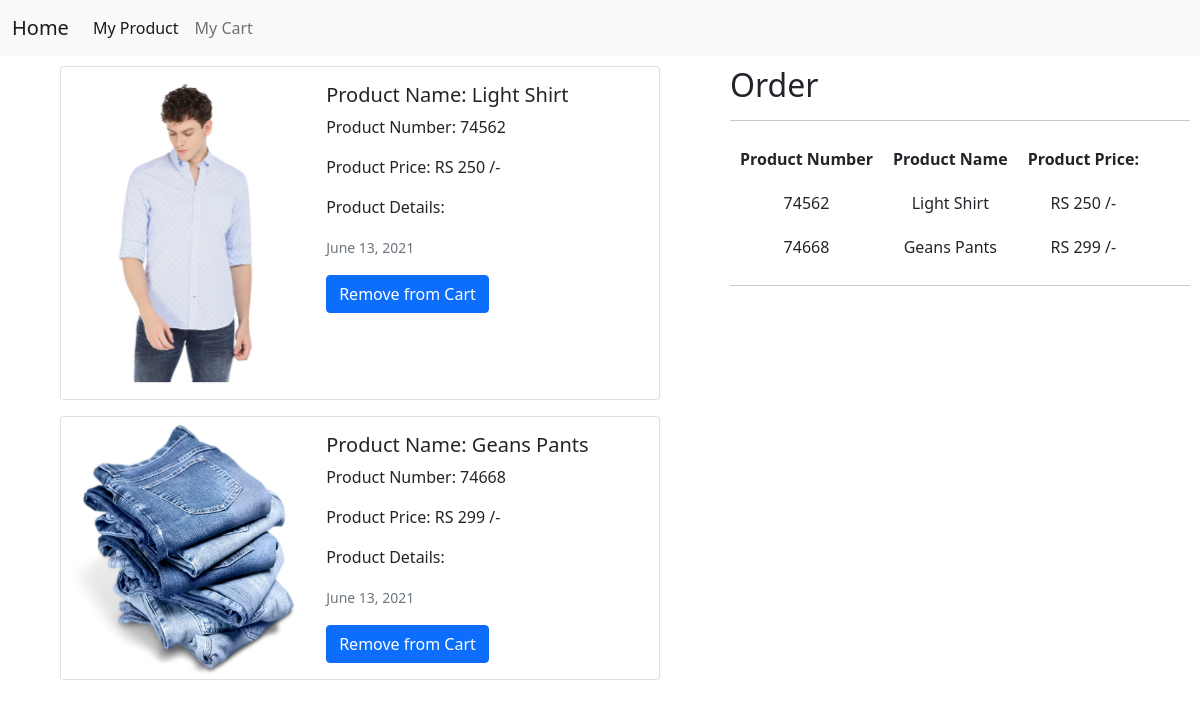
The app's page /mycart, older data.
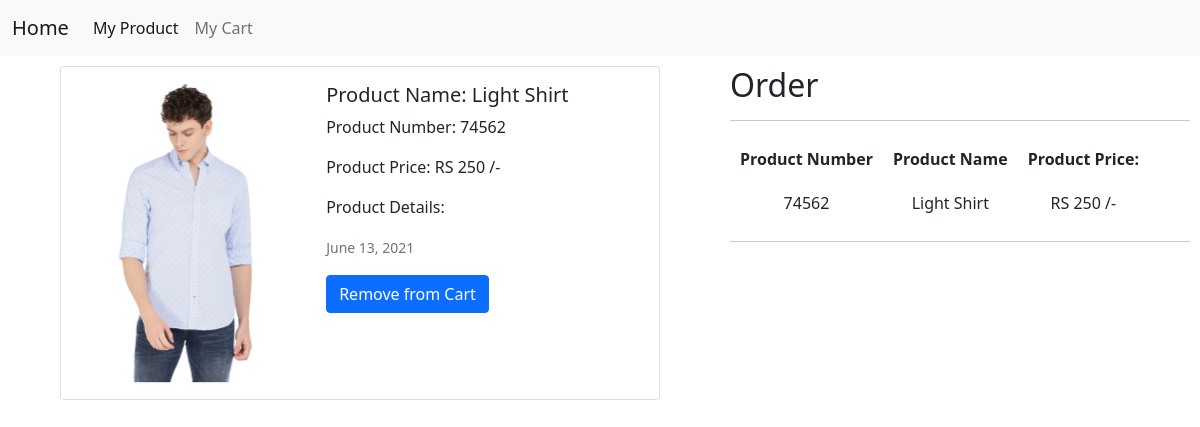
The same page, newer data.
### mylist/models.py (models this page shows, shortened)
class Cart(models.Model):
    product_number = models.CharField(max_length=10, null=False)
    product_name = models.CharField(max_length=50, null=False,default="")
    desc = models.CharField(max_length=300,blank=True,default="")
    date = models.DateField(null=True)
    price =  models.IntegerField(default = 0)
    image = models.ImageField(upload_to="mylist/images", default="")

### mylist/views.py (the view)
# urls.py: path('mycart', views.mycart, name='myCart'),
def mycart(request):
    cart=Cart.objects.all()
    return render(request, 'mycart.html',{'cart':cart})

### templates/mycart.html (shortened to what this page needs)
{% extends 'base.html' %}
{% load static %}
{% block body %}
    <div class="display" id="display">
        <div class="product_list">
            {% if cart %}
            {% for product in cart %}
            <div class="card mb-3" style="width: 50vw;">
                <div class="row g-0">
                    <div class="col-md-5">
                        <img src="{{product.image.url}}" class="card-img-top" alt="image" width="auto" height="100%">
                      </div>
                    <div class="col-md-7">
                        <div class="card-body">
                            <h5 class="card-title">Product Name: {{product.product_name}}</h5>
                            <p class="card-text">Product Number: {{product.product_number}}</p>
                            <p class="card-text">Product Price: RS {{product.price}} /-</p>
                            <p class="card-text">Product Details: {{product.product_desc}}</p>
                            <p class="card-text"><small class="text-muted">{{product.date}}</small></p>
                            <form action="removeFromCart" method="post" enctype="multipart/form-data">{% csrf_token %}
                                <button type="submit" class="btn btn-primary">Remove from Cart</button>
                            </form>
                        </div>
                    </div>
                </div>
            </div>
            {% endfor %}
            {% endif %}
        </div>
        <div class="product_form">
            <h2>Order</h2>
            <hr>
            {% if cart %}
            <table>
                <tr>
                    <th>Product Number</th>
                    <th>Product Name</th>
                    <th>Product Price:</th>
                </tr>
                {% for product in cart %}
                <tr>
                    <td class="card-text"> {{product.product_number}}</td>
                    <td class="card-title">{{product.product_name}}</td>
                    <td class="card-text"> RS {{product.price}} /-</td>
                </tr>
                {% endfor %}
                {% endif %}
            </table>
            <hr>
        </div>
    </div>
{% endblock %}

Row changes from the older to the newer data that the page shows:
removed Cart: image (picture), product_name "Geans Pants", product_number "74668", price "299", date "June 13, 2021"
